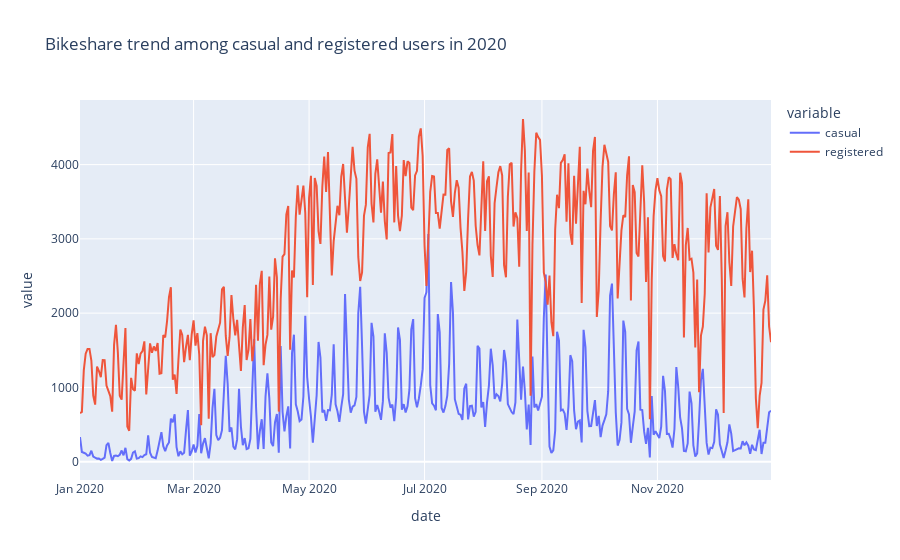

The notebook cell saved with this chart:
### Markdown cell above
### Trend of casual and registered in 2020

### Code cell
px.line(df_2020,x='date',y=['casual','registered'],title='Bikeshare trend among casual and registered users in 2020')

### Figure 1 — Plotly figure (JSON) as saved in the notebook; plotly's stock layout.template omitted (floating-point values rounded to 4 significant figures; data arrays with more than 128 entries replaced by an {"elided": "..."} marker saying what was removed)
{"data": [{"hovertemplate": "variable=casual<br>date=%{x}<br>value=%{y}<extra></extra>", "legendgroup": "casual", "line": {"color": "#636efa", "dash": "solid"}, "mode": "lines", "name": "casual", "orientation": "v", "showlegend": true, "type": "scatter", "x": {"elided": "366 str values"}, "xaxis": "x", "y": {"elided": "366 int values"}, "yaxis": "y"}, {"hovertemplate": "variable=registered<br>date=%{x}<br>value=%{y}<extra></extra>", "legendgroup": "registered", "line": {"color": "#EF553B", "dash": "solid"}, "mode": "lines", "name": "registered", "orientation": "v", "showlegend": true, "type": "scatter", "x": {"elided": "366 str values"}, "xaxis": "x", "y": {"elided": "366 int values"}, "yaxis": "y"}], "layout": {"legend": {"title": {"text": "variable"}, "tracegroupgap": 0}, "title": {"text": "Bikeshare trend among casual and registered users in 2020"}, "xaxis": {"anchor": "y", "domain": [0, 1], "title": {"text": "date"}}, "yaxis": {"anchor": "x", "domain": [0, 1], "title": {"text": "value"}}}}
